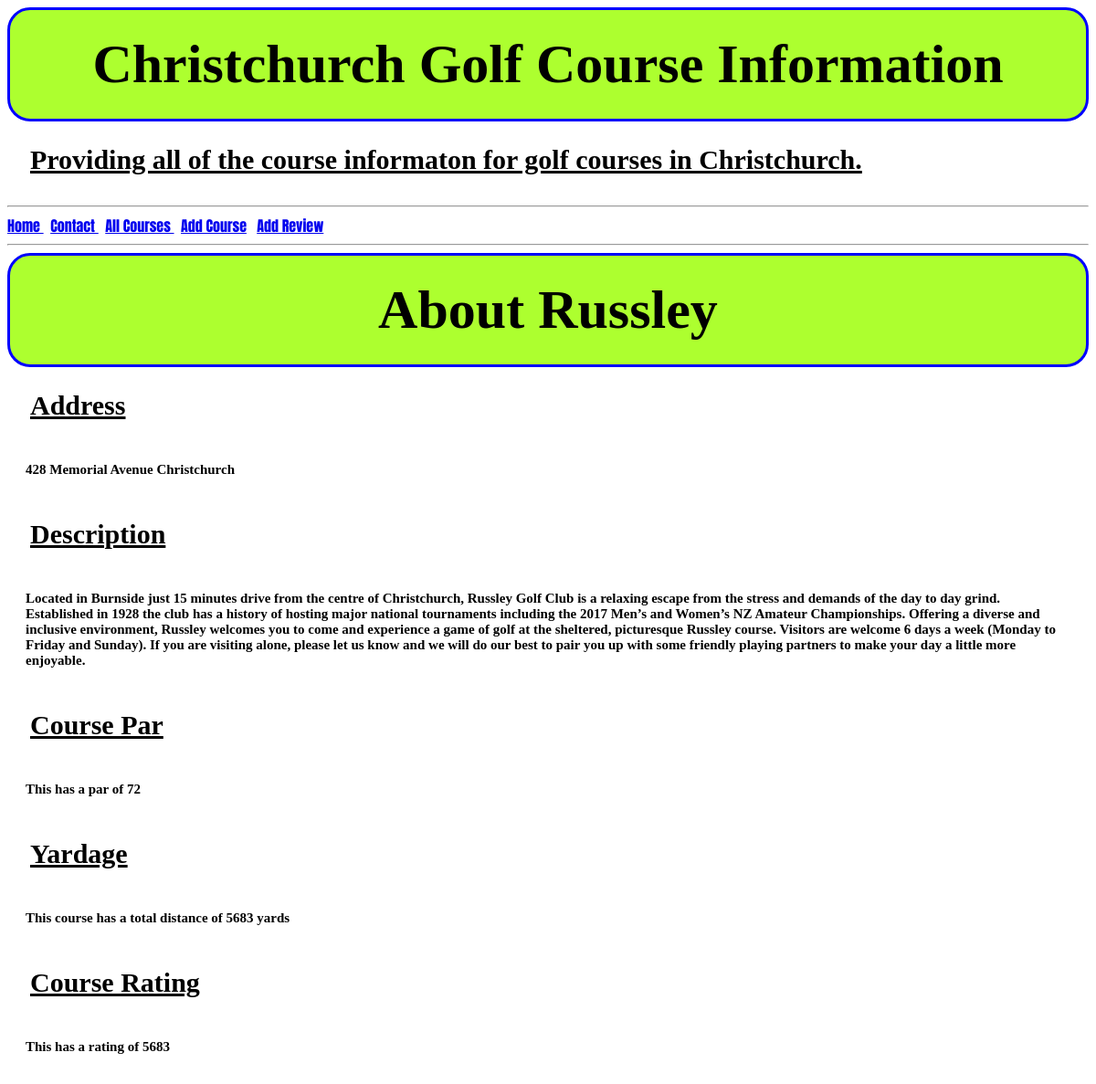
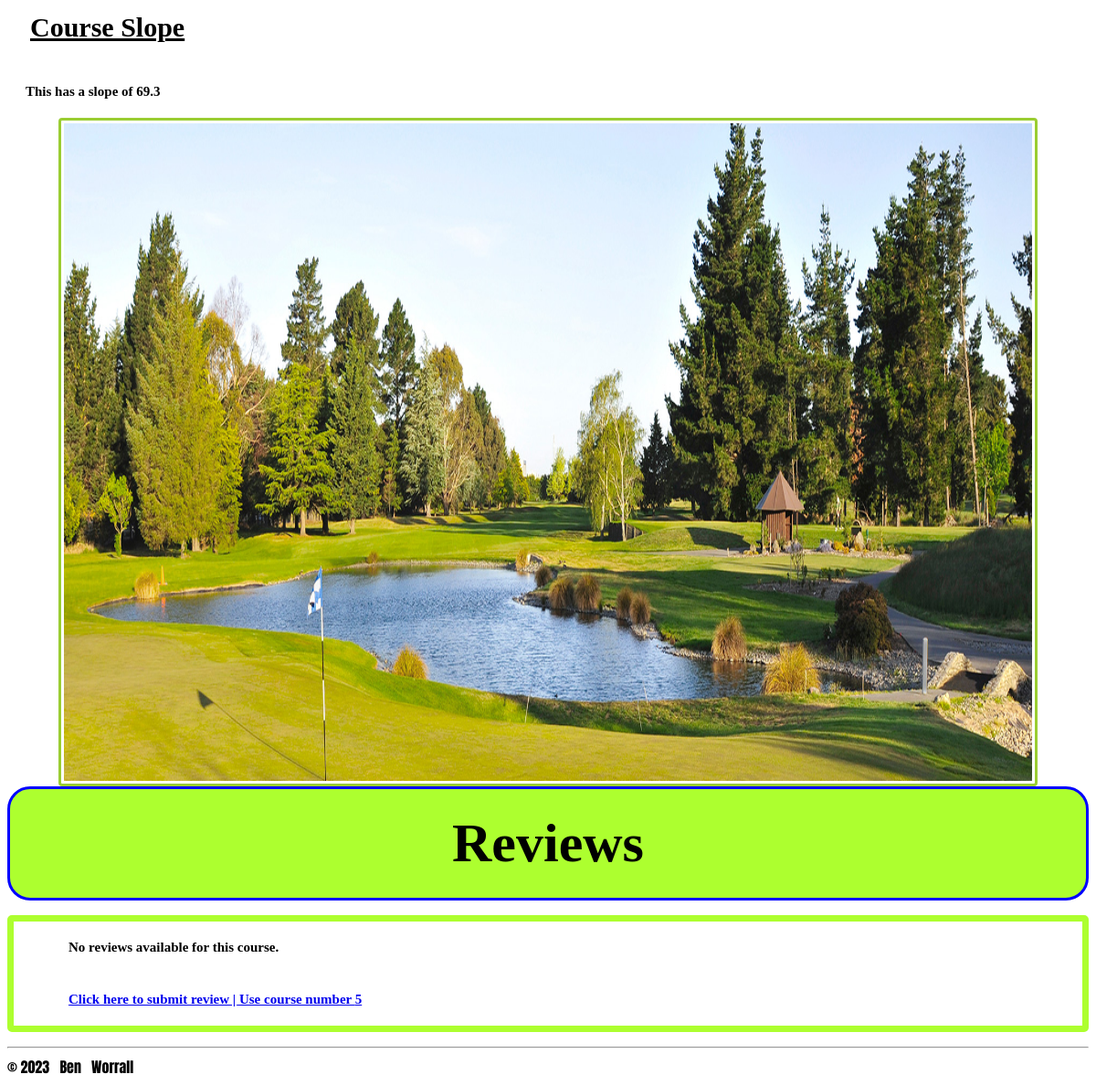
The page /golf/5 on the database its author committed (2 pictures, top to bottom).
### tables this page shows
CREATE TABLE courses (id INTEGER PRIMARY KEY AUTOINCREMENT, name TEXT, location TEXT, description TEXT, par TEXT, yardage TEXT, rating TEXT, slope TEXT, photo BLOB);

### routs.py (the view)
@app.route('/golf/<int:id>')
def golf(id):
    conn = sqlite3.connect('golfweb.db')  # Connection to the database
    cur = conn.cursor()
    cur.execute('SELECT * FROM Courses WHERE id=?', (id,))  # Executed a SQL query to retrieve data from the courses table for the specified id
    golf = cur.fetchone()
    print(golf)
    cur.execute('SELECT * FROM reviews WHERE course_id=?', (id,))  # Executed a SQL query to retrieve data from reviews table for the spesific course id
    reviews = cur.fetchall()
    return render_template('golf.html', golf=golf, reviews=reviews)

### templates/golf.html (shortened to what this page needs)
{% extends 'layout.html' %}
{% block content%}
<h1>About {{ golf[1] }}</h1>
<h2>Address</h2>
<h4>{{ golf[2] }}</h4>
<h2>Description</h2>
<h4>{{ golf[3] }}</h4>
<h2>Course Par</h2>
<h4>This has a par of {{ golf[4] }}</h4>
<h2>Yardage</h2>
<h4>This course has a total distance of {{ golf[5] }} yards</h4>
<h2>Course Rating</h2>
<h4>This has a rating of {{ golf[5] }}</h4>
<h2>Course Slope</h2>
<h4>This has a slope of {{ golf[6] }}</h4>
<img src='{{ golf[8] }}' class="image2" height="720" width="1060"/>
<h1>Reviews</h2>
{% if reviews %}
    <h2></h2>
{% else %}
    <ol style="border: 7px solid greenyellow; border-radius: 5px;">
    <h4>No reviews available for this course.</h4>
    <h4><a href = "/reviews"> Click here to submit review | Use course number {{golf[0]}}</a></h4>
    </ol>
{% endif %}
{% endblock %}

### static/css/style.css (style rules this page uses)
html { font-family: 'Anton', sans-serif; }
h1 { font-family: Georgia, 'Times New Roman', Times, serif; font-size: 60px; text-align: center; padding: 25px; margin: 0; border: 3px solid blue; border-radius: 25px; background-color: greenyellow; }
h2 { font-family: Georgia, 'Times New Roman', Times, serif; font-size: 30px; text-align: left; padding: 25px; text-decoration: underline; margin: 0; }
h4 { font-family: Georgia, 'Times New Roman', Times, serif; font-size: 15px; text-align: left; padding: 20px; margin: 0; }
.image2 { border: 3px solid yellowgreen; border-radius: 4px; padding: 3px; display: block; margin-left: auto; margin-right: auto; }

### rows shown on the page
courses: name "Russley", location "428 Memorial Avenue Christchurch", description "Located in Burnside just 15 minutes drive from the centre of Christchurch, Russley Golf Club is a relaxing escape from the stress and demands of the day to day grind. Established in 1928 the club has a history of hosting major national tournaments including the 2017 Men’s and Women’s NZ Amateur Championships. Offering a diverse and inclusive environment, Russley welcomes you to come and experience a game of golf at the sheltered, picturesque Russley course. Visitors are welcome 6 days a week (Monday to Friday and Sunday). If you are visiting alone, please let us know and we will do our best to pair you up with some friendly playing partners to make your day a little more enjoyable.", par "72", yardage "5683", rating "69.3", photo (picture), id "5"
